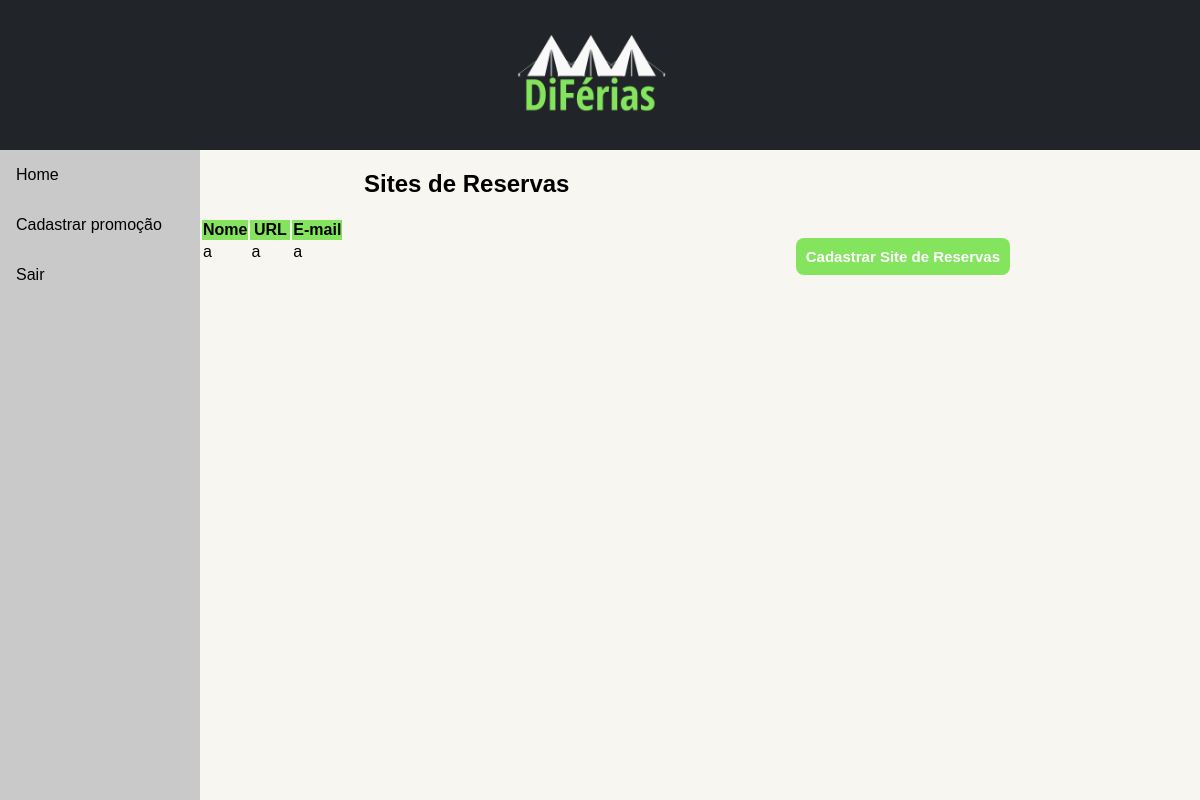
The page /sites (signed in) on the database as committed earlier.
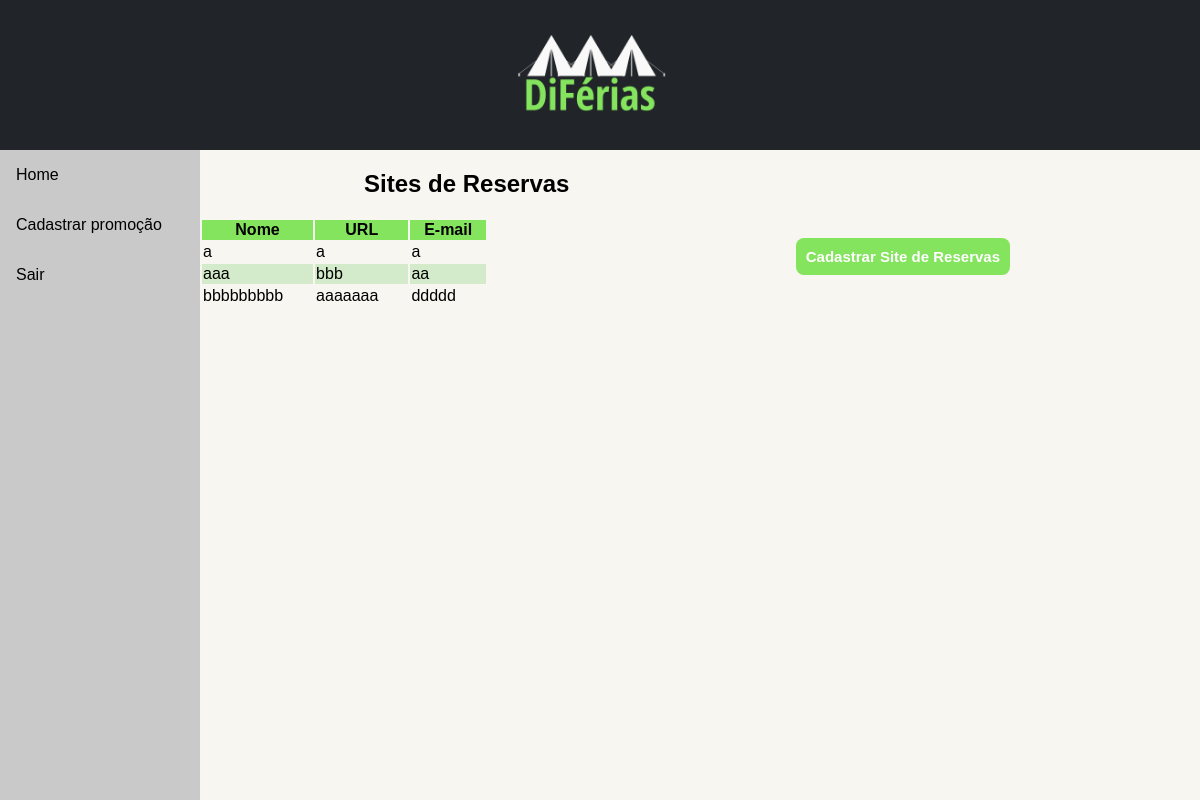
The same page on the database as committed later.
### t2.py (models this page shows, shortened)
class Site(db.Model):
    id = db.Column(db.Integer, primary_key=True)
    website = db.Column(db.String(80), unique=True, nullable=False)
    nome = db.Column(db.String(120), unique=True, nullable=False)
    cidade = db.Column(db.String(120), unique=False, nullable=False)
    email = db.Column(db.String(120), unique=False, nullable=False)
    senha = db.Column(db.String(120), unique=True, nullable=False)

### t2.py (the view)
@app.route('/sites',methods=["GET","POST"])
def sites():
    if not 'loged' in session:
        return redirect(url_for('login'))
    allsites = Site.query.all()
    return render_template('sites-reserva.html',sites=allsites)

### templates/sites-reserva.html (shortened to what this page needs)
{% extends 'base.html' %}
{% block content %}
<div class="content">
  <h2 class="table-header">Sites de Reservas</h2>
  <button id="admin-button">
    <a href="{{url_for('novosite')}}">Cadastrar Site de Reservas</a>
  </button>
<table class="gv">
  <thead>
    <tr>
      <th class="gv-header">
      Nome
      </th>
      <th class="gv-header">
      URL
      </th>
      <th class="gv-header">
      E-mail
      </th>
      <th>
      </th>
      </tr>
    </thead>
    {%for site in sites%}
    <tr>
      <td class="gv-col">{{site.nome}}</td>
      <td class="gv-col">{{site.website}}</td>
      <td class="gv-col">{{site.email}}</td>
    </tr>
    {%endfor%}
  </table>
</div>
{% endblock %}

Rows that differ between the two databases and show on the page:
added Site: nome "aaa", website "bbb", email "aa"
added Site: nome "bbbbbbbbb", website "aaaaaaa", email "ddddd"
